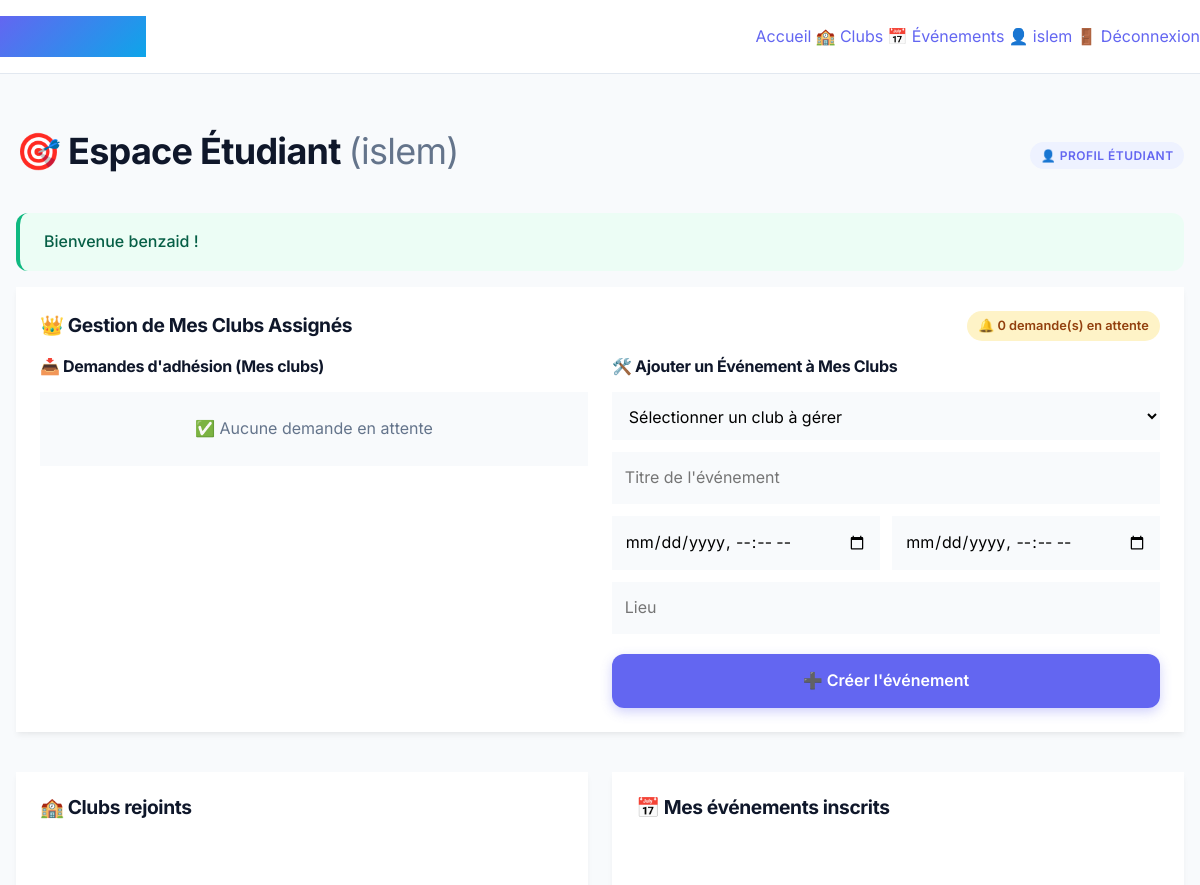
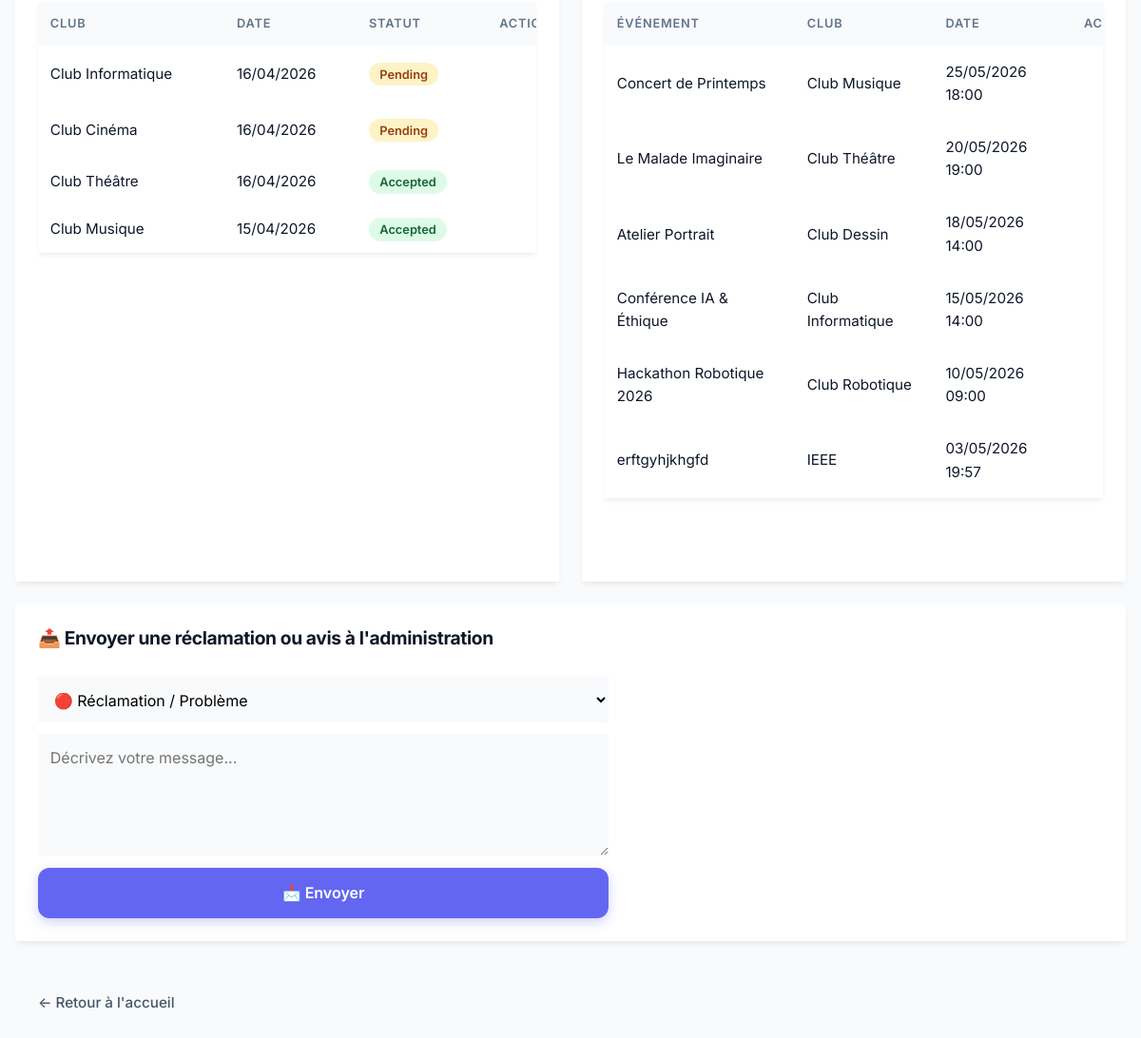
The app's page /index.php?page=student_dashboard (signed in) with its own data (2 pictures, top to bottom).
### tables this page shows
CREATE TABLE `club_members` (
  `id` int(11) NOT NULL AUTO_INCREMENT,
  `club_id` int(11) NOT NULL,
  `user_id` int(11) NOT NULL,
  `status` enum('pending','accepted','rejected') DEFAULT 'pending',
  `motivation` text DEFAULT NULL,
  `date_adhesion` datetime DEFAULT NULL,
  `date_demande` datetime DEFAULT current_timestamp(),
  PRIMARY KEY (`id`),
  UNIQUE KEY `unique_req` (`club_id`,`user_id`),
  KEY `user_id` (`user_id`),
  CONSTRAINT `club_members_ibfk_1` FOREIGN KEY (`club_id`) REFERENCES `clubs` (`id`) ON DELETE CASCADE,
  CONSTRAINT `club_members_ibfk_2` FOREIGN KEY (`user_id`) REFERENCES `users` (`id`) ON DELETE CASCADE
);

CREATE TABLE `clubs` (
  `id` int(11) NOT NULL AUTO_INCREMENT,
  `nom` varchar(100) NOT NULL,
  `description` text DEFAULT NULL,
  `responsable_id` int(11) DEFAULT NULL,
  `created_at` timestamp NOT NULL DEFAULT current_timestamp(),
  `updated_at` timestamp NOT NULL DEFAULT current_timestamp() ON UPDATE current_timestamp(),
  PRIMARY KEY (`id`),
  KEY `responsable_id` (`responsable_id`),
  CONSTRAINT `clubs_ibfk_1` FOREIGN KEY (`responsable_id`) REFERENCES `users` (`id`) ON DELETE SET NULL
);

CREATE TABLE `events` (
  `id` int(11) NOT NULL AUTO_INCREMENT,
  `club_id` int(11) NOT NULL,
  `titre` varchar(150) NOT NULL,
  `description` text DEFAULT NULL,
  `date_debut` datetime NOT NULL,
  `date_fin` datetime NOT NULL,
  `lieu` varchar(100) DEFAULT NULL,
  `created_at` timestamp NOT NULL DEFAULT current_timestamp(),
  PRIMARY KEY (`id`),
  KEY `club_id` (`club_id`),
  CONSTRAINT `events_ibfk_1` FOREIGN KEY (`club_id`) REFERENCES `clubs` (`id`) ON DELETE CASCADE
);

### includes/auth.php (called while the page is built, shortened)
<?php
function getFlash(){ $f=$_SESSION['flash']??null; unset($_SESSION['flash']); return $f; }
?>

### views/student_dashboard.php (the view, shortened to what this page needs)
<?php
$uid     = $_SESSION['user_id'];
$nom     = htmlspecialchars($_SESSION['user_nom'] ?? 'Étudiant');
$myClubs = $_SESSION['my_responsible_clubs'] ?? [];
$flash   = getFlash();
$myClubsJoined = $pdo->prepare("SELECT c.id, c.nom, cm.status, cm.date_demande FROM club_members cm JOIN clubs c ON cm.club_id=c.id WHERE cm.user_id=? ORDER BY cm.date_demande DESC");
$myClubsJoined->execute([$uid]);
$clubsList = $myClubsJoined->fetchAll();
$myEventsJoined = $pdo->prepare("SELECT e.id, e.titre, e.date_debut, e.lieu, c.nom as club FROM event_participants ep JOIN events e ON ep.event_id=e.id JOIN clubs c ON e.club_id=c.id WHERE ep.user_id=? ORDER BY e.date_debut DESC");
$myEventsJoined->execute([$uid]);
$eventsList = $myEventsJoined->fetchAll();
$respInbox = [];
if (!empty($myClubs)) {
    $safeIds = array_map('intval', $myClubs);
    $idsStr = implode(',', $safeIds);
    $respInbox = $pdo->query("
        SELECT 'request' as type, cm.id, u.nom, u.prenom, c.nom as target, cm.motivation as msg, cm.date_demande as date, cm.status
        FROM club_members cm
        JOIN users u ON cm.user_id=u.id
        JOIN clubs c ON cm.club_id=c.id
        WHERE cm.club_id IN ($idsStr) AND cm.status='pending'
        ORDER BY date DESC
    ")->fetchAll();
}
?>
<div class="dash-container">
    <div class="dash-header">
        <h2>🎯 Espace Étudiant <span style="color:var(--text-muted);font-weight:400;">(<?= $nom ?>)</span></h2>
        <span class="badge badge-primary">👤 Profil Étudiant</span>
    </div>
    <?php if ($flash): ?>
        <div class="alert alert-<?= htmlspecialchars($flash['type']) ?>"><?= htmlspecialchars($flash['msg']) ?></div>
    <?php endif; ?>
    <?php if (!empty($myClubs)): ?>
    <div class="card resp-panel">
        <div style="display:flex;justify-content:space-between;align-items:center;margin-bottom:1rem;flex-wrap:wrap;gap:0.5rem;">
            <h3 style="margin:0;border:0;padding:0;">👑 Gestion de Mes Clubs Assignés</h3>
            <span class="badge-st st-pending">🔔 <?= count($respInbox) ?> demande(s) en attente</span>
        </div>
        <div class="grid-2" style="margin:0;">
            <div>
                <h4 style="margin:0 0 1rem;">📥 Demandes d'adhésion (Mes clubs)</h4>
                <?php if (empty($respInbox)): ?>
                    <p style="color:var(--text-muted);text-align:center;padding:1.5rem;background:var(--bg-body);border-radius:var(--radius-md);">✅ Aucune demande en attente</p>
                <?php endif; ?>
            </div>
            <div>
                <h4 style="margin:0 0 1rem;">🛠️ Ajouter un Événement à Mes Clubs</h4>
                <form method="POST" action="<?=BASE_URL?>controllers/club_manager.php" class="form-styled">
                    <select name="club_id" required>
                        <option value="">Sélectionner un club à gérer</option>
                    </select>
                    <input type="text" name="titre" placeholder="Titre de l'événement" required>
                    <div style="display:grid;grid-template-columns:1fr 1fr;gap:0.8rem;">
                        <input type="datetime-local" name="date_debut" required>
                        <input type="datetime-local" name="date_fin" required>
                    </div>
                    <input type="text" name="lieu" placeholder="Lieu" required>
                    <button type="submit" class="btn-primary" style="width:100%;margin-top:0.5rem;padding:0.8rem;">➕ Créer l'événement</button>
                </form>
            </div>
        </div>
    </div>
    <?php endif; ?>
    <div class="grid-2">
        <div class="card">
            <h3>🏫 Clubs rejoints</h3>
            <?php if (empty($clubsList)): ?>
                <p style="color:var(--text-muted);text-align:center;padding:1rem;">Aucun club rejoint.</p>
            <?php else: ?>
                <div class="table-wrap">
                    <table>
                        <thead><tr><th>Club</th><th>Date</th><th>Statut</th><th>Action</th></tr></thead>
                        <tbody>
                        <?php foreach ($clubsList as $c):
                            $badge = match($c['status']) { 'accepted' => 'st-accepted', 'rejected' => 'st-rejected', default => 'st-pending' };
                        ?>
                            <tr>
                                <td><?= htmlspecialchars($c['nom']) ?></td>
                                <td><?= date('d/m/Y', strtotime($c['date_demande'])) ?></td>
                                <td><span class="badge-st <?= $badge ?>"><?= ucfirst($c['status']) ?></span></td>
                                <td>
                                    <?php if ($c['status']==='pending'): ?>
                                        <form method="POST" action="<?=BASE_URL?>controllers/join_controller.php" style="margin:0;"><button type="submit" class="btn-xs btn-danger-xs"></button></form>
                                    <?php endif; ?>
                                </td>
                            </tr>
                        <?php endforeach; ?>
                        </tbody>
                    </table>
                </div>
            <?php endif; ?>
        </div>
        <div class="card">
            <h3>📅 Mes événements inscrits</h3>
            <?php if (empty($eventsList)): ?>
                <p style="color:var(--text-muted);text-align:center;padding:1rem;">Aucune inscription.</p>
            <?php else: ?>
                <div class="table-wrap">
                    <table>
                        <thead><tr><th>Événement</th><th>Club</th><th>Date</th><th>Action</th></tr></thead>
                        <tbody>
                        <?php foreach ($eventsList as $ev): $d=new DateTime($ev['date_debut']); ?>
                            <tr>
                                <td><?= htmlspecialchars($ev['titre']) ?></td>
                                <td><?= htmlspecialchars($ev['club']) ?></td>
                                <td><?=$d->format('d/m/Y H:i')?></td>
                                <td>
                                    <form method="POST" action="<?=BASE_URL?>controllers/event_controller.php" style="margin:0;"><button type="submit" class="btn-xs btn-danger-xs"></button></form>
                                </td>
                            </tr>
                        <?php endforeach; ?>
                        </tbody>
                    </table>
                </div>
            <?php endif; ?>
        </div>
    </div>
    <div class="card">
        <h3>📤 Envoyer une réclamation ou avis à l'administration</h3>
        <form method="POST" action="<?=BASE_URL?>controllers/complaint_controller.php" class="form-styled" style="max-width:600px;">
            <select name="type" required>
                <option value="reclamation">🔴 Réclamation / Problème</option>
            </select>
            <textarea name="message" rows="4" placeholder="Décrivez votre message..." required></textarea>
            <button type="submit" class="btn-primary" style="width:auto;padding:0.8rem 1.5rem;">📩 Envoyer</button>
        </form>
    </div>
    <a href="<?=BASE_URL?>index.php?page=home" class="btn-back">← Retour à l'accueil</a>
</div>

### views/student_dashboard.php (style rules this page uses)
.dash-container { max-width:1200px; margin:0 auto; padding:2rem 1rem; }
.dash-header { display:flex; justify-content:space-between; align-items:center; margin-bottom:2rem; flex-wrap:wrap; gap:1rem; }
.card { background:var(--bg-surface); border:1px solid var(--border); border-radius:var(--radius-lg); padding:1.5rem; box-shadow:var(--shadow-sm); margin-bottom:1.5rem; }
.card h3 { margin:0 0 1rem; font-size:1.2rem; display:flex; align-items:center; gap:0.5rem; border-bottom:1px solid var(--border); padding-bottom:0.8rem; }
.grid-2 { display:grid; grid-template-columns:repeat(auto-fit, minmax(380px, 1fr)); gap:1.5rem; margin-bottom:1.5rem; }
.badge-st { padding:0.3rem 0.7rem; border-radius:99px; font-size:0.8rem; font-weight:600; }
.st-pending { background:#fef3c7; color:#92400e; }
.st-accepted { background:#dcfce7; color:#166534; }
.resp-panel { border-left:4px solid var(--warning); }
.btn-xs { padding:0.4rem 0.8rem; font-size:0.8rem; border-radius:var(--radius-sm); border:none; cursor:pointer; font-weight:600; }
.btn-danger-xs { background:var(--danger); color:#fff; }
.table-wrap { overflow-x:auto; background:#fff; border-radius:var(--radius-md); border:1px solid var(--border); }
table { width:100%; border-collapse:collapse; font-size:0.95rem; }
th, td { padding:0.8rem; text-align:left; border-bottom:1px solid var(--border); }
th { background:#f8fafc; font-weight:600; color:var(--text-muted); font-size:0.8rem; text-transform:uppercase; }
tr:last-child td { border-bottom:none; }
.form-styled { display:flex; flex-direction:column; gap:0.8rem; }
.form-styled input, .form-styled select, .form-styled textarea { width:100%; padding:0.8rem; border:1.5px solid var(--border); border-radius:var(--radius-md); background:var(--bg-body); font-family:inherit; }
.btn-back { display:inline-flex; align-items:center; gap:0.5rem; padding:0.8rem 1.5rem; margin-top:1rem; border:1.5px solid var(--border); border-radius:var(--radius-md); color:var(--text-secondary); text-decoration:none; transition:0.2s; background:transparent; }

### records on screen
club_members: club.nom "Club Informatique", date_demande "16/04/2026", status "Pending"
club_members: club.nom "Club Cinéma", date_demande "16/04/2026", status "Pending"
club_members: club.nom "Club Théâtre", date_demande "16/04/2026", status "Accepted"
club_members: club.nom "Club Musique", date_demande "15/04/2026", status "Accepted"
events: titre "Concert de Printemps", club.nom "Club Musique", date_debut "25/05/2026 18:00"
events: titre "Le Malade Imaginaire", club.nom "Club Théâtre", date_debut "20/05/2026 19:00"
events: titre "Atelier Portrait", club.nom "Club Dessin", date_debut "18/05/2026 14:00"
events: titre "Conférence IA & Éthique", club.nom "Club Informatique", date_debut "15/05/2026 14:00"
events: titre "Hackathon Robotique 2026", club.nom "Club Robotique", date_debut "10/05/2026 09:00"
events: titre "erftgyhjkhgfd", club.nom "IEEE", date_debut "03/05/2026 19:57"

### other values on screen
$nomUser "islem"
$nom "islem"
$flash['msg'] "Bienvenue benzaid !"
count($respInbox) "0"
